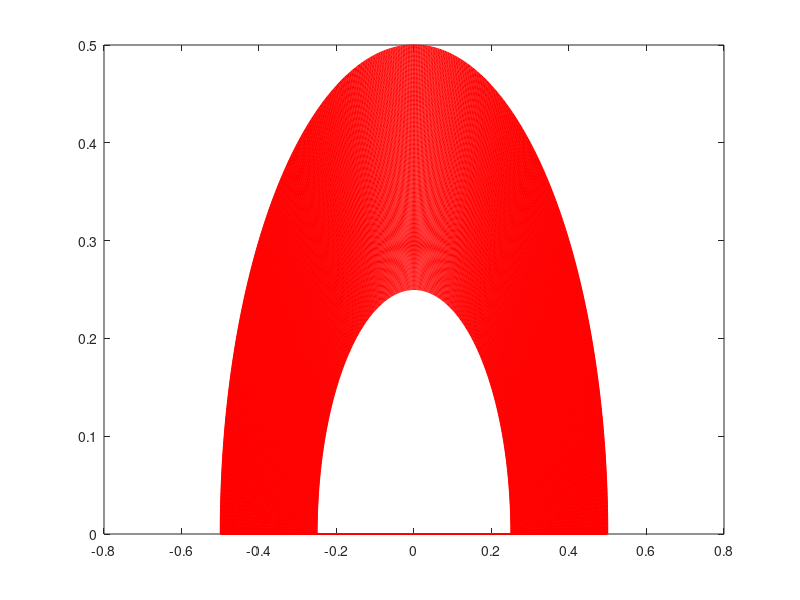

Reproduce this figure in MATLAB.
% Mesh generator for ring
% Written By Robert Masti
% Output the coordinates for the c++ code
clc, clear, close all


ny = 300;
nx = 360;

% r and theta coordinates

theta = linspace(pi,0, nx+1);
rl = linspace(0.25, 0.5, ny+1);


[r,t] = meshgrid(rl, theta);

x=r.*cos(t);
y=r.*sin(t);

xlower = 0.25*cos(theta);
ylower = 0.25*sin(theta);

figure
plot(x,y,'*r');

xlin=reshape(x,[],1);
ylin=reshape(y,[],1);

plot(xlin,ylin,'r');

fileID=fopen('360x300.msh','w');

fprintf(fileID, '%i\n',(nx+1)*(ny+1));
fprintf(fileID, '%i\n',nx+1);
fprintf(fileID, '%i\n',ny+1);

outvec = vertcat(xlin,ylin);
fprintf(fileID, '%d\n', outvec);
length(outvec)

